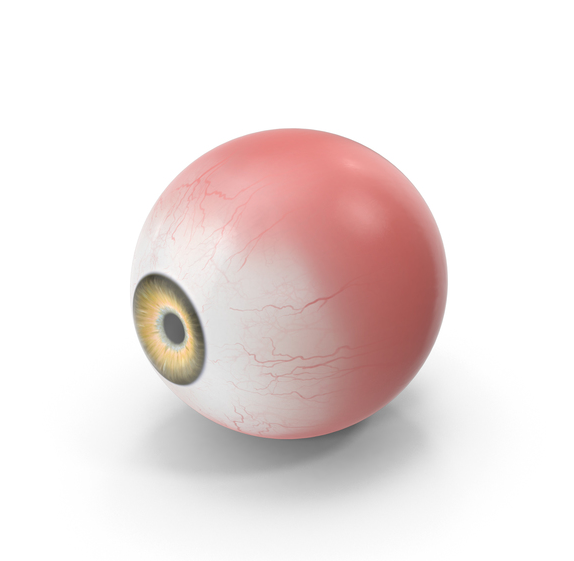
#> input picture Assignment 2/images/eye.png, 574 x 561 px, found by its file name
$ jupyter execute Q09.ipynb   (shell and % lines are left out)
#> lines starting #> are read from the running program, lines starting #| are printed output that depends on the picture
# Question 9

## Morphological Operations

[cell 1]
import cv2
import numpy as np
import matplotlib.pyplot as plt
import math

[cell 2]
img = cv2.imread("images/eye.png")
#> img is the input picture: shape (561, 574, 3); mean B, G, R 225.1, 226.2, 237.2
img = cv2.cvtColor(img,cv2.COLOR_BGR2GRAY)
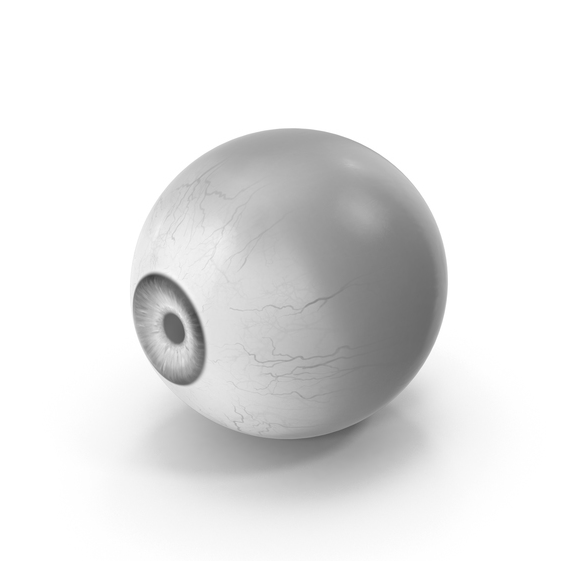
#> img: shape (561, 574); min 64, max 255, mean 229.4
plt.imshow(img,cmap='gray')

[cell 3]
def padding(pic,k):
    #Padding
    #Number of row/columns needed for padding is floor(k/2)
#> called with k = 3
    padNum = math.floor(k/2)
#     print(padNum)
    # 2k extra rows and columns are needed to accomodate both sides
    padPic = np.zeros((pic.shape[0]+(2*padNum),pic.shape[1]+(2*padNum)))
#     print(padPic.shape)
    padPic[padNum:padPic.shape[0]-padNum, padNum:padPic.shape[1]-padNum] = pic
    # Image will start from (padNum,padNum)
    xStart = padNum
    xEnd = padPic.shape[0]-padNum
#> xEnd = 562
    yStart = padNum
    yEnd = padPic.shape[1]-padNum
#> yEnd = 575
#     print(pic.shape)
    padPic[xStart:xEnd, yStart:yEnd] = pic
#     plt.imshow(padPic,cmap='gray')
    return padPic

Morphological Gradient = Dilation - Erosion

[cell 4]
def dilate(img,k):
    padPic = padding(img,k)
    out = np.zeros_like(padPic)
    padNum = int(k/2)
    xStart = padNum
    xEnd = padPic.shape[0]-padNum
#> xEnd = 562
    yStart = padNum
    yEnd = padPic.shape[1]-padNum
#> yEnd = 575
    StructE = np.ones((k,k),dtype='uint8')
    # [6 lines of commented-out code are left out]
    for i in range(xStart,xEnd):
        for j in range(yStart,yEnd):
            vals = padPic[i-padNum:i+padNum+1,j-padNum:j+padNum+1]
            vals = vals*StructE
            out[i,j] = np.min(vals)
    out = out[xStart:xEnd,yStart:yEnd]
#> out: shape (561, 574) float64
    return out

[cell 5]
def erode(img,k):
#> called with k = 3
    padPic = padding(img,k)
    out = np.zeros_like(padPic)
    padNum = int(k/2)
    xStart = padNum
    xEnd = padPic.shape[0]-padNum
#> xEnd = 562
    yStart = padNum
    yEnd = padPic.shape[1]-padNum
#> yEnd = 575
    StructE = np.ones((k,k),dtype='uint8')
    # [6 lines of commented-out code are left out]
    for i in range(xStart,xEnd):
        for j in range(yStart,yEnd):
            vals = padPic[i-padNum:i+padNum+1,j-padNum:j+padNum+1]
            vals = vals*StructE
            out[i,j] = np.max(vals)
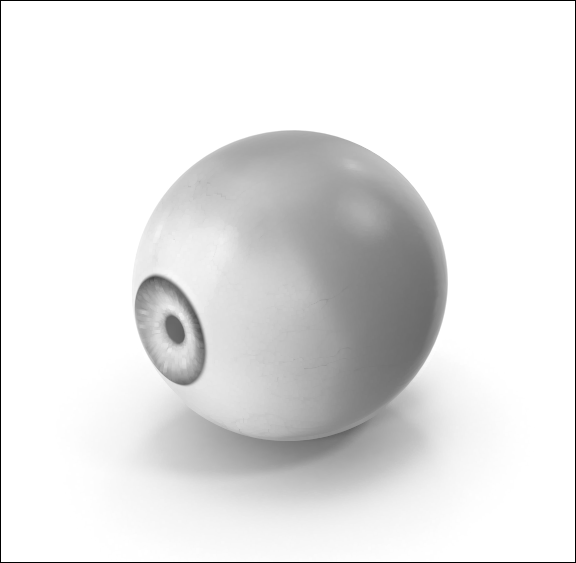
#> out: shape (563, 576) float64; min 0, max 255, mean 229
    out = out[xStart:xEnd,yStart:yEnd]
#> out: shape (561, 574) float64
    return out

[cell 6]
k = [3,5,7]
dilEye1 = dilate(img,k[0])
eroEye1 = erode(img,k[0])
dilEye2 = dilate(img,k[1])
#> call 2 of dilate, with k = 5
#> after the loop in dilate (call 2), `for i in range(xStart,xEnd):`:
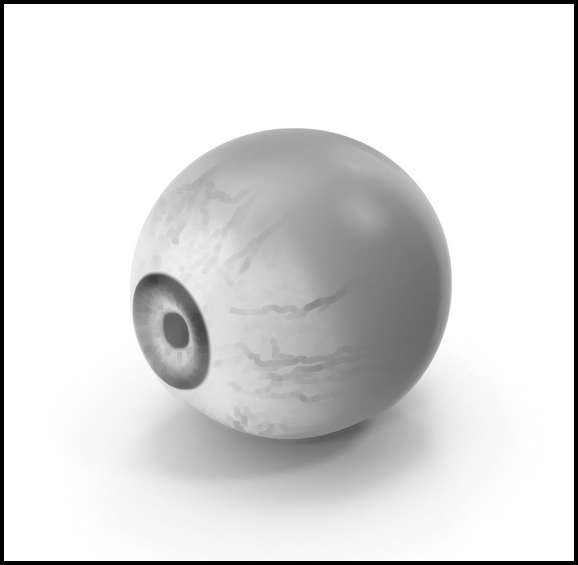
#> out: shape (565, 578) float64; min 0, max 255, mean 220.3
eroEye2 = erode(img,k[1])
#> call 2 of erode, with k = 5
#> after the loop in erode (call 2), `for i in range(xStart,xEnd):`:
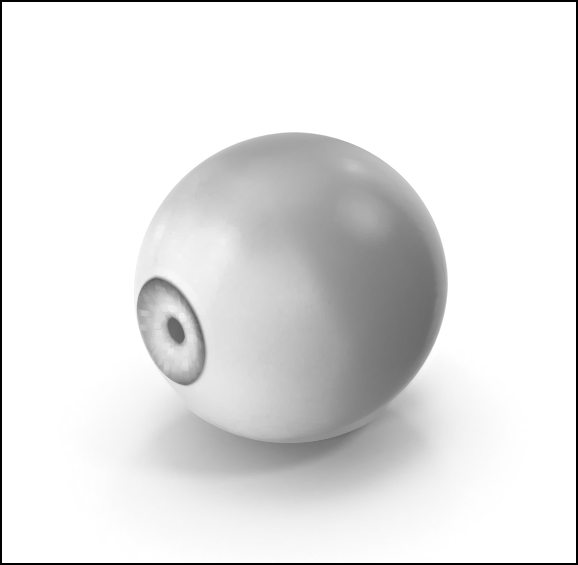
#> out: shape (565, 578) float64; min 0, max 255, mean 228.3
dilEye3 = dilate(img,k[2])
#> call 3 of dilate, with k = 7
#> in padding (call 5), `padPic[padNum:padPic.shape[0]-padNum, padNum:padPic.shape[1]-padNum] =..`:
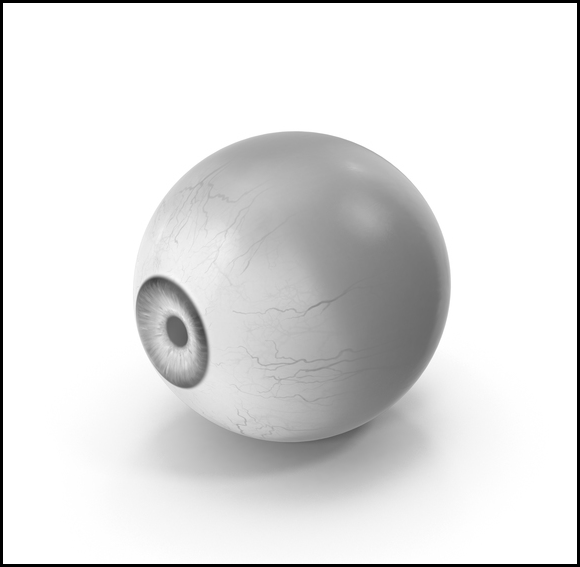
#> padPic: shape (567, 580) float64; min 0, max 255, mean 224.6
#> after the loop in dilate (call 3), `for i in range(xStart,xEnd):`:
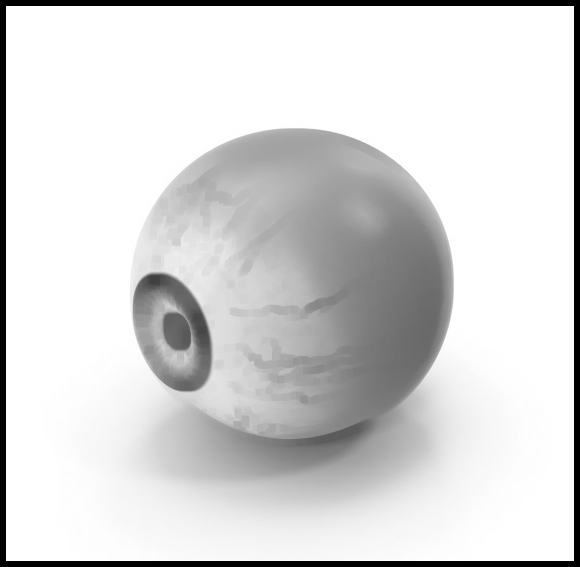
#> out: shape (567, 580) float64; min 0, max 255, mean 216
#> in dilate (call 3), `out = out[xStart:xEnd,yStart:yEnd]`:
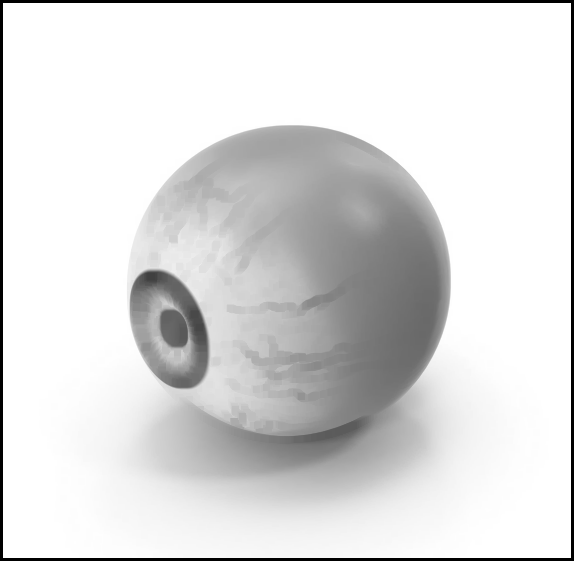
#> out: shape (561, 574) float64; min 0, max 255, mean 220.6
eroEye3 = erode(img,k[2])
#> call 3 of erode, with k = 7
#> after the loop in erode (call 3), `for i in range(xStart,xEnd):`:
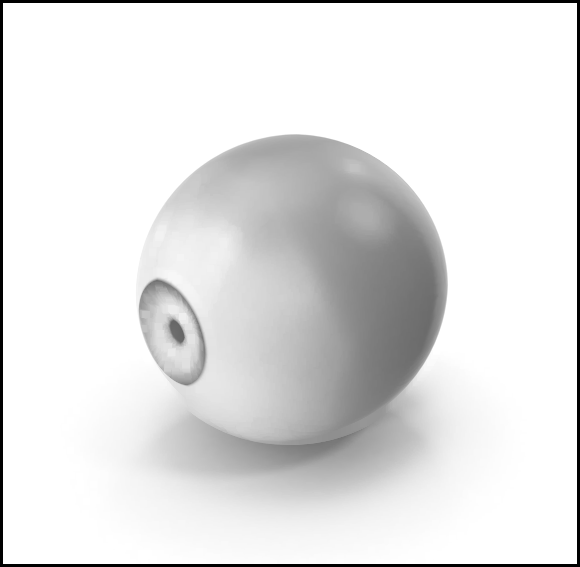
#> out: shape (567, 580) float64; min 0, max 255, mean 227.5

[cell 7]
fig, axs = plt.subplots(1, 4,figsize=(15,15))
axs[0].imshow(dilEye1,cmap='gray')
axs[0].title.set_text('Dilate with k = {}'.format(k[0]))
axs[1].imshow(eroEye1,cmap='gray')
axs[1].title.set_text('Erode with k = {}'.format(k[0]))
axs[2].imshow((dilEye1-eroEye1),cmap='gray')
axs[2].title.set_text('Morphological Gradient k = {}'.format(k[0]))
axs[3].imshow(255-(dilEye1-eroEye1),cmap='gray')
axs[3].title.set_text('Morphological Gradient k = {} Inverted'.format(k[0]))

fig, axs = plt.subplots(1, 4,figsize=(15,15))
axs[0].imshow(dilEye2,cmap='gray')
axs[0].title.set_text('Dilate with k = {}'.format(k[1]))
axs[1].imshow(eroEye2,cmap='gray')
axs[1].title.set_text('Erode with k = {}'.format(k[1]))
axs[2].imshow((dilEye2-eroEye2),cmap='gray')
axs[2].title.set_text('Morphological Gradient k = {}'.format(k[1]))
axs[3].imshow(255-(dilEye2-eroEye2),cmap='gray')
axs[3].title.set_text('Morphological Gradient k = {} Inverted'.format(k[1]))

fig, axs = plt.subplots(1, 4,figsize=(15,15))
axs[0].imshow(dilEye3,cmap='gray')
axs[0].title.set_text('Dilate with k = {}'.format(k[2]))
axs[1].imshow(eroEye3,cmap='gray')
axs[1].title.set_text('Erode with k = {}'.format(k[2]))
axs[2].imshow((dilEye3-eroEye3),cmap='gray')
axs[2].title.set_text('Morphological Gradient k = {}'.format(k[2]))
axs[3].imshow(255-(dilEye3-eroEye3),cmap='gray')
axs[3].title.set_text('Morphological Gradient k = {} Inverted'.format(k[2]))
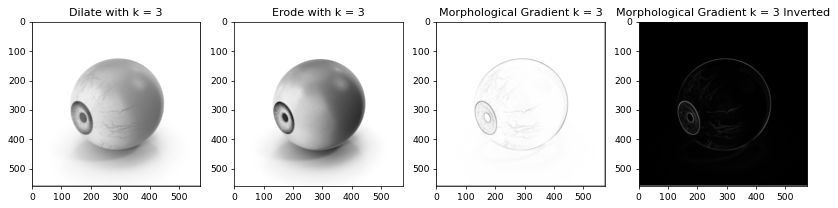
#> figure drawn by matplotlib, 4 panels
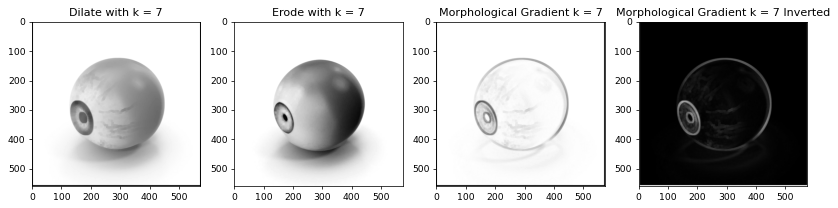
#> figure drawn by matplotlib, 4 panels
